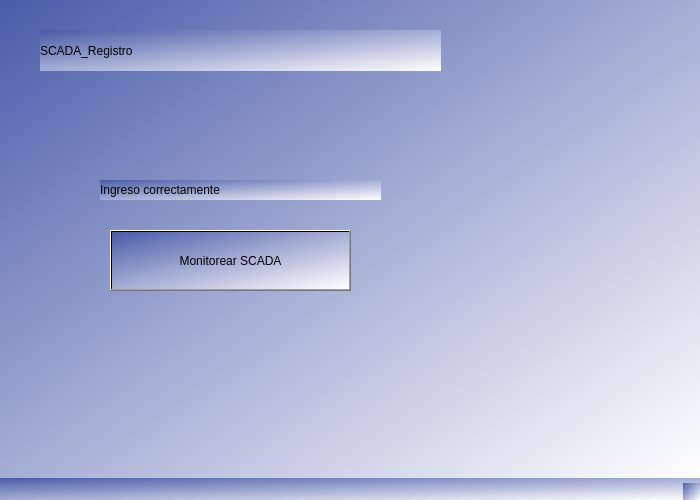
<?xml version="1.0" encoding="UTF-8"?>
<ui version="4.0">
 <class>MainWindow</class>
 <widget class="QMainWindow" name="MainWindow">
  <property name="geometry">
   <rect>
    <x>0</x>
    <y>0</y>
    <width>700</width>
    <height>500</height>
   </rect>
  </property>
  <property name="minimumSize">
   <size>
    <width>700</width>
    <height>500</height>
   </size>
  </property>
  <property name="maximumSize">
   <size>
    <width>700</width>
    <height>500</height>
   </size>
  </property>
  <property name="windowTitle">
   <string>MainWindow</string>
  </property>
  <property name="styleSheet">
   <string notr="true">background-color: qlineargradient(spread:pad, x1:0, y1:0, x2:1, y2:1, stop:0 rgba(74, 92, 169, 255), stop:1 rgba(255, 255, 255, 255));</string>
  </property>
  <widget class="QWidget" name="centralwidget">
   <widget class="QLabel" name="label">
    <property name="geometry">
     <rect>
      <x>40</x>
      <y>30</y>
      <width>401</width>
      <height>41</height>
     </rect>
    </property>
    <property name="styleSheet">
     <string notr="true">font: 36pt &quot;Stencil&quot;;
color: rgb(0, 0, 0);</string>
    </property>
    <property name="text">
     <string>SCADA_Registro</string>
    </property>
   </widget>
   <widget class="QLabel" name="label_2">
    <property name="geometry">
     <rect>
      <x>100</x>
      <y>180</y>
      <width>281</width>
      <height>20</height>
     </rect>
    </property>
    <property name="styleSheet">
     <string notr="true">font: 15pt &quot;Stencil&quot;;
color: rgb(0, 0, 0);</string>
    </property>
    <property name="text">
     <string>Ingreso correctamente</string>
    </property>
   </widget>
   <widget class="QPushButton" name="pushButton">
    <property name="geometry">
     <rect>
      <x>110</x>
      <y>230</y>
      <width>241</width>
      <height>61</height>
     </rect>
    </property>
    <property name="styleSheet">
     <string notr="true">font: 16pt &quot;Segoe UI&quot;;</string>
    </property>
    <property name="text">
     <string>Monitorear SCADA</string>
    </property>
   </widget>
  </widget>
  <widget class="QMenuBar" name="menubar">
   <property name="geometry">
    <rect>
     <x>0</x>
     <y>0</y>
     <width>700</width>
     <height>22</height>
    </rect>
   </property>
  </widget>
  <widget class="QStatusBar" name="statusbar"/>
 </widget>
 <resources/>
 <connections/>
</ui>
